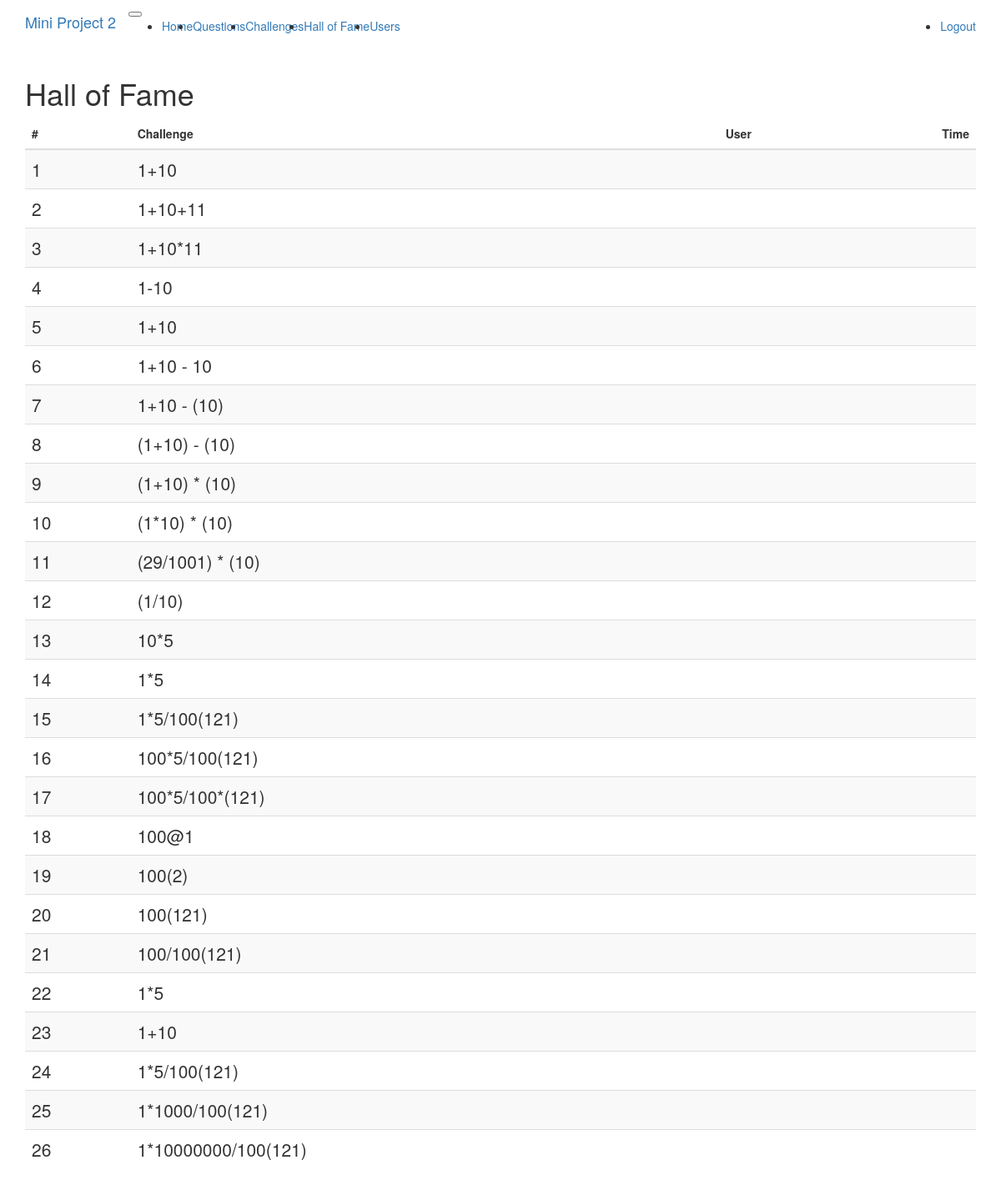
The page /halloffame (signed in) on the database its author committed.
### app/models.py (models this page shows, shortened)
class Question(db.Model):
	__tablename__ = 'question'
	id = db.Column(db.Integer, primary_key=True)
	expression = db.Column(db.String(255))
	answer = db.Column(db.Integer)
	author = db.Column(db.Integer, db.ForeignKey('user.id'))
	challenge = db.relationship("Challenge", uselist=False, back_populates="question")

### app/routes.py (the view)
@application.route('/halloffame')
def halloffame():
	challenges = Challenge.query.all()
	records = { c.id:get_smallest_three(c) for c in challenges}
	print(records)
	return render_template('halloffame.html', title="Hall of Fame",
							challenges=challenges,
							records=records)

### app/models.py (called while the page is built)
@login.user_loader
def load_user(id):
	return User.query.get(int(id))

### app/serverlibrary.py (called while the page is built, shortened)
def mergesort(array, byfunc=None):
  return array

def get_smallest_three(challenge):
  records = challenge.records
  times = [r for r in records]
  mergesort(times, lambda x: x.elapsed_time)
  return times[:3]

### app/templates/halloffame.html (shortened to what this page needs)
{% extends "base.html" %}
{% block app_content %}
<h1>Hall of Fame</h1>
<table class="table table-striped" >
  <thead>
    <tr>
      <th scope="col" >#</th>
      <th scope="col" >Challenge</th>
      <th scope="col" >User</th>
      <th scope="col" class="text-right" >Time</th>
    </tr>
  </thead>
  <tbody>
  {% for idx in range(challenges|length) %}
  	<tr>
      <th scope="row" class="lead">{{ idx+1 }}</th>
      <td class="lead">
      	{{ challenges[idx].question.expression }}
      </td>
      <td class="lead">
      </td>
      <td class="text-right lead">
      </td>
    </tr>
  {% endfor %}
  </tbody>
</table>
{% endblock %}

### rows shown on the page
Question: expression "1+10"
Question: expression "1+10+11"
Question: expression "1+10*11"
Question: expression "1-10"
Question: expression "1+10"
Question: expression "1+10 - 10"
Question: expression "1+10 - (10)"
Question: expression "(1+10) - (10)"
Question: expression "(1+10) * (10)"
Question: expression "(1*10) * (10)"
Question: expression "(29/1001) * (10)"
Question: expression "(1/10)"
Question: expression "10*5"
Question: expression "1*5"
Question: expression "1*5/100(121)"
Question: expression "100*5/100(121)"
Question: expression "100*5/100*(121)"
Question: expression "100@1"
Question: expression "100(2)"
Question: expression "100(121)"
Question: expression "100/100(121)"
Question: expression "1*5"
Question: expression "1+10"
Question: expression "1*5/100(121)"
Question: expression "1*1000/100(121)"
Question: expression "1*10000000/100(121)"

### other values the page prints
{{ idx+1 }} "1" "2" "3" "4" "5" "6" "7" "8" "9" "10" "11" "12" "13" "14" "15" "16" "17" "18" "19" "20" "21" "22" "23" "24" "25" "26"
